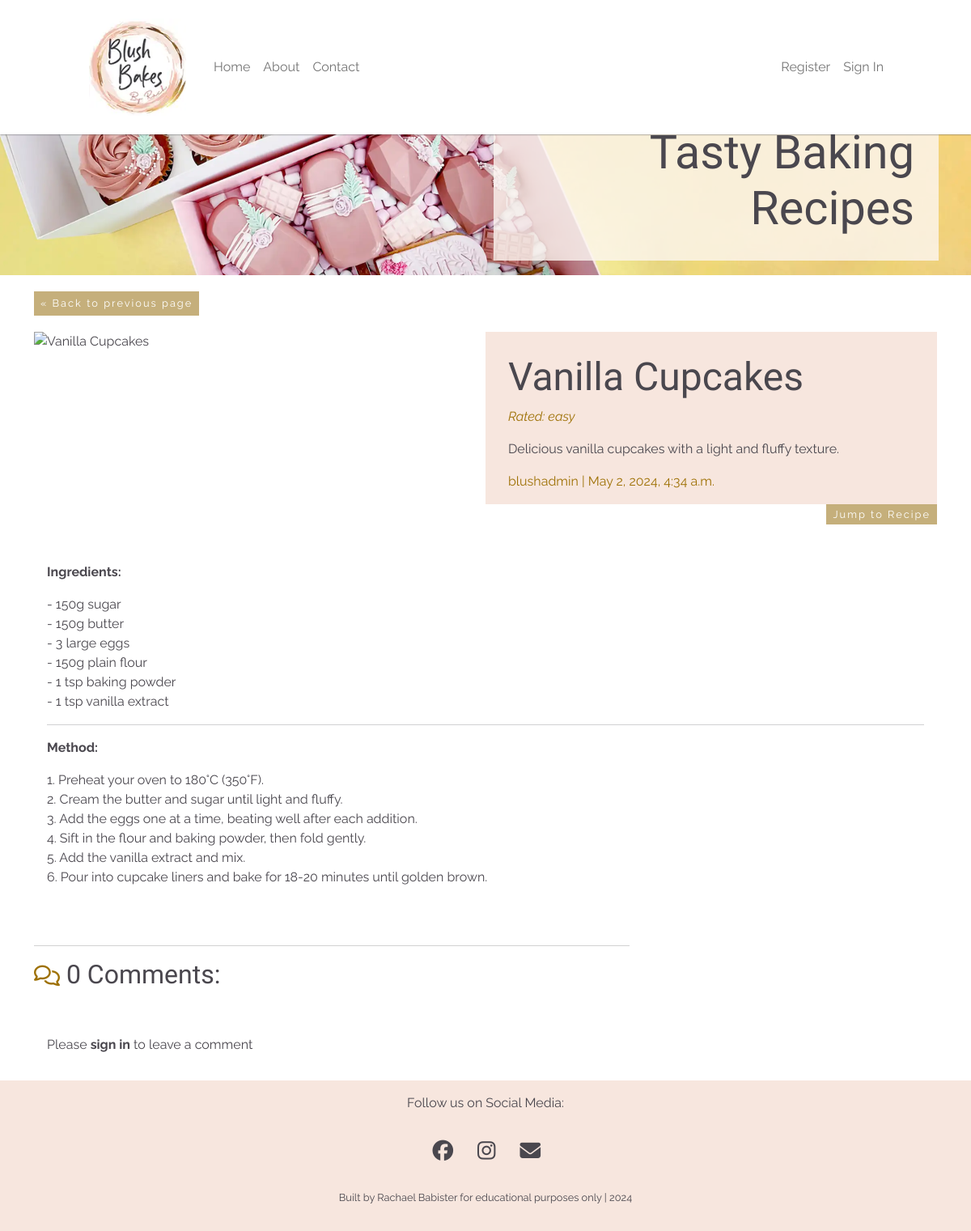
/vanilla-cupcakes/, run on the app's committed database.
### apps/blog/models.py (models this page shows, shortened)
class Recipe(models.Model):
    title = models.CharField(max_length=200, unique=True)
    slug = models.SlugField(max_length=205, unique=True)
    author = models.ForeignKey(
        User, on_delete=models.CASCADE, related_name="blog_posts")
    featured_image = CloudinaryField('image', default='placeholder')
    content = models.TextField()
    difficulty_rating = models.CharField(max_length=10, choices=DIFFICULTY_CHOICES)
    created_on = models.DateTimeField(auto_now_add=True)
    status = models.IntegerField(choices=STATUS, default=0)
    excerpt = models.TextField(blank=True)
    updated_on = models.DateTimeField(auto_now=True)
    favourite_recipes = models.ManyToManyField(User, related_name='favourite_recipes', blank=True)
    class Meta:
        ordering = ["-created_on"]

### apps/blog/views.py (the view, shortened to what this page needs)
# urls.py: path("<slug:slug>/", views.recipe_detail, name="recipe_detail"),
def recipe_detail(request, slug):
    queryset = Recipe.objects.filter(status=1)
    recipe = get_object_or_404(queryset, slug=slug)
    comments = recipe.comments.all().order_by("-created_on")
    comment_count = recipe.comments.filter(approved=True).count()
    recipe.comments.filter(approved=True).count()
    comment_form = CommentForm()
    return render(
        request,
        "blog/recipe_detail.html",
        {
            "recipe": recipe,
            "comments": comments,
            "comment_count": comment_count,
            "comment_form": comment_form,
        },
    )

### apps/blog/templates/blog/recipe_detail.html (shortened to what this page needs)
{% extends 'base.html' %}
{% load static %}
{% load crispy_forms_tags %}
{% block content %}
<div class="main-title">
    <div class="container">
        <button onclick="goBack()" class="page-buttons">&laquo; Back to previous page</button>
        <div class="row g-0 custom-row">
            <div class="col-md-6 main-title-image">
                {% if "placeholder" in recipe.featured_image.url %}
                <img class="image-width" src="{% static 'images/default.jpg' %}" alt="placeholder image">
                {% else %}
                <img class="image-width" src=" {{ recipe.featured_image.url }} " alt="{{ recipe.title }}">
                {% endif %}
            </div>
            <div class="col-md-6 main-title-box">
                <h1 class="post-title">{{ recipe.title }}</h1>
                <p class="difficulty-rating-2">Rated: {{ recipe.difficulty_rating }}</p>
                <p class="post-excerpt">{{ recipe.excerpt }}</p>
                <p class="post-subtitle">{{ recipe.author }} | {{ recipe.created_on }}</p>
            </div>
        </div>
    </div>
</div>
<div class="container">
    <div class="row g-0">
        <div class="col-md-6 offset-md-6 text-end">
            <a href="#recipe-start" class="page-buttons jump-button">Jump to Recipe</a>
        </div>
    </div>
</div>
<div class="container">
    <div class="row">
        <div class="col card mb-4 mt-3 left top">
            <div class="card-body">
                <p class="card-text">
                    {{ recipe.content | safe }}
                </p>
            </div>
        </div>
    </div>
    <div class="row">
        <div class="col-md-8 card">
            <hr>
            <h2><span class="count"><i class="far fa-comments"></i></span> {{ comment_count }} Comments:</h2>
            <div class="card-body">
            </div>
            <div class="col-md-8">
                <div class="card-body">
                    {% if user.is_authenticated %}
                    <h2>Leave a comment:</h2>
                    <p class="comment-by-bold">Signed in as: {{ user.username }}</p>
                    <form id="commentForm" method="post" style="margin-top: 1.3em;">
                        {{ comment_form | crispy }}
                        {% csrf_token %}
                        <button id="submitButton" type="submit" class="page-buttons">Submit</button>
                    </form>
                    {% else %}
                    <p>Please <a href="{{ login_url }}"><strong>sign in</strong></a> to leave a comment</p>
                    {% endif %}
                </div>
            </div>
        </div>
    </div>
</div>
{% endblock content %}

### static/css/style.css (style rules this page uses)
* { padding: 0; margin: 0; box-sizing: border-box; }
body { font-family: 'Raleway', sans-serif; color: #4a474e; min-height: 100vh; display: flex; flex-direction: column; }
a { text-decoration: none; color: #4a474e; }
h1, h2, h3, h4, h5, h6 { font-family: 'Reenie Beanie', cursive; color: #4A474E; }
.page-buttons, .edit-button { color: #ffffff; background-color: #c5af7b; letter-spacing: 2px; border: none; transition-duration: 0.5s; margin-bottom: 20px; padding: .325rem .50rem; font-size: 80%; }
.jump-button { margin-top: 40px; justify: right; }
.image-width { width: 100%; }
.card { border: none; }
.main-title { margin-top: 20px; position: relative; display: inline-block; width: 100%; }
.main-title-box { background-color: #f7e6de; color: #4a474e; position: relative; }
.main-title-box h1 { font-size: 3em; margin-top: 5%; }
.main-title-image { position: relative; overflow: hidden; }
.post-title, .post-excerpt { margin-left: 5%; margin-right: 20px; text-align: left; }
.post-subtitle { margin-left: 5%; color: #9e7105; }
.difficulty-rating-2 { font-style: italic; color: #9e7105; margin-left: 5%; }
.custom-row { position: relative; }
.count { color: #9e7105; font-size: 80%; }

### data on the page
Recipe: title "Vanilla Cupcakes", difficulty_rating "easy", excerpt "Delicious vanilla cupcakes with a light and fluffy texture.", author "blushadmin", created_on "May 2, 2024, 4:34 a.m.", content "Ingredients: - 150g sugar - 150g butter - 3 large eggs - 150g plain flour - 1 tsp baking powder - 1 tsp vanilla extract Method: 1. Preheat your oven to 180°C (350°F). 2. Cream the butter and sugar until light and fluffy. 3. Add the eggs one at a time, beating well after each addition. 4. Sift in the flour and baking powder, then fold gently. 5. Add the vanilla extract and mix. 6. Pour into cupcake liners and bake for 18-20 minutes until golden brown."

### other printed values
{{ comment_count }} "0"
